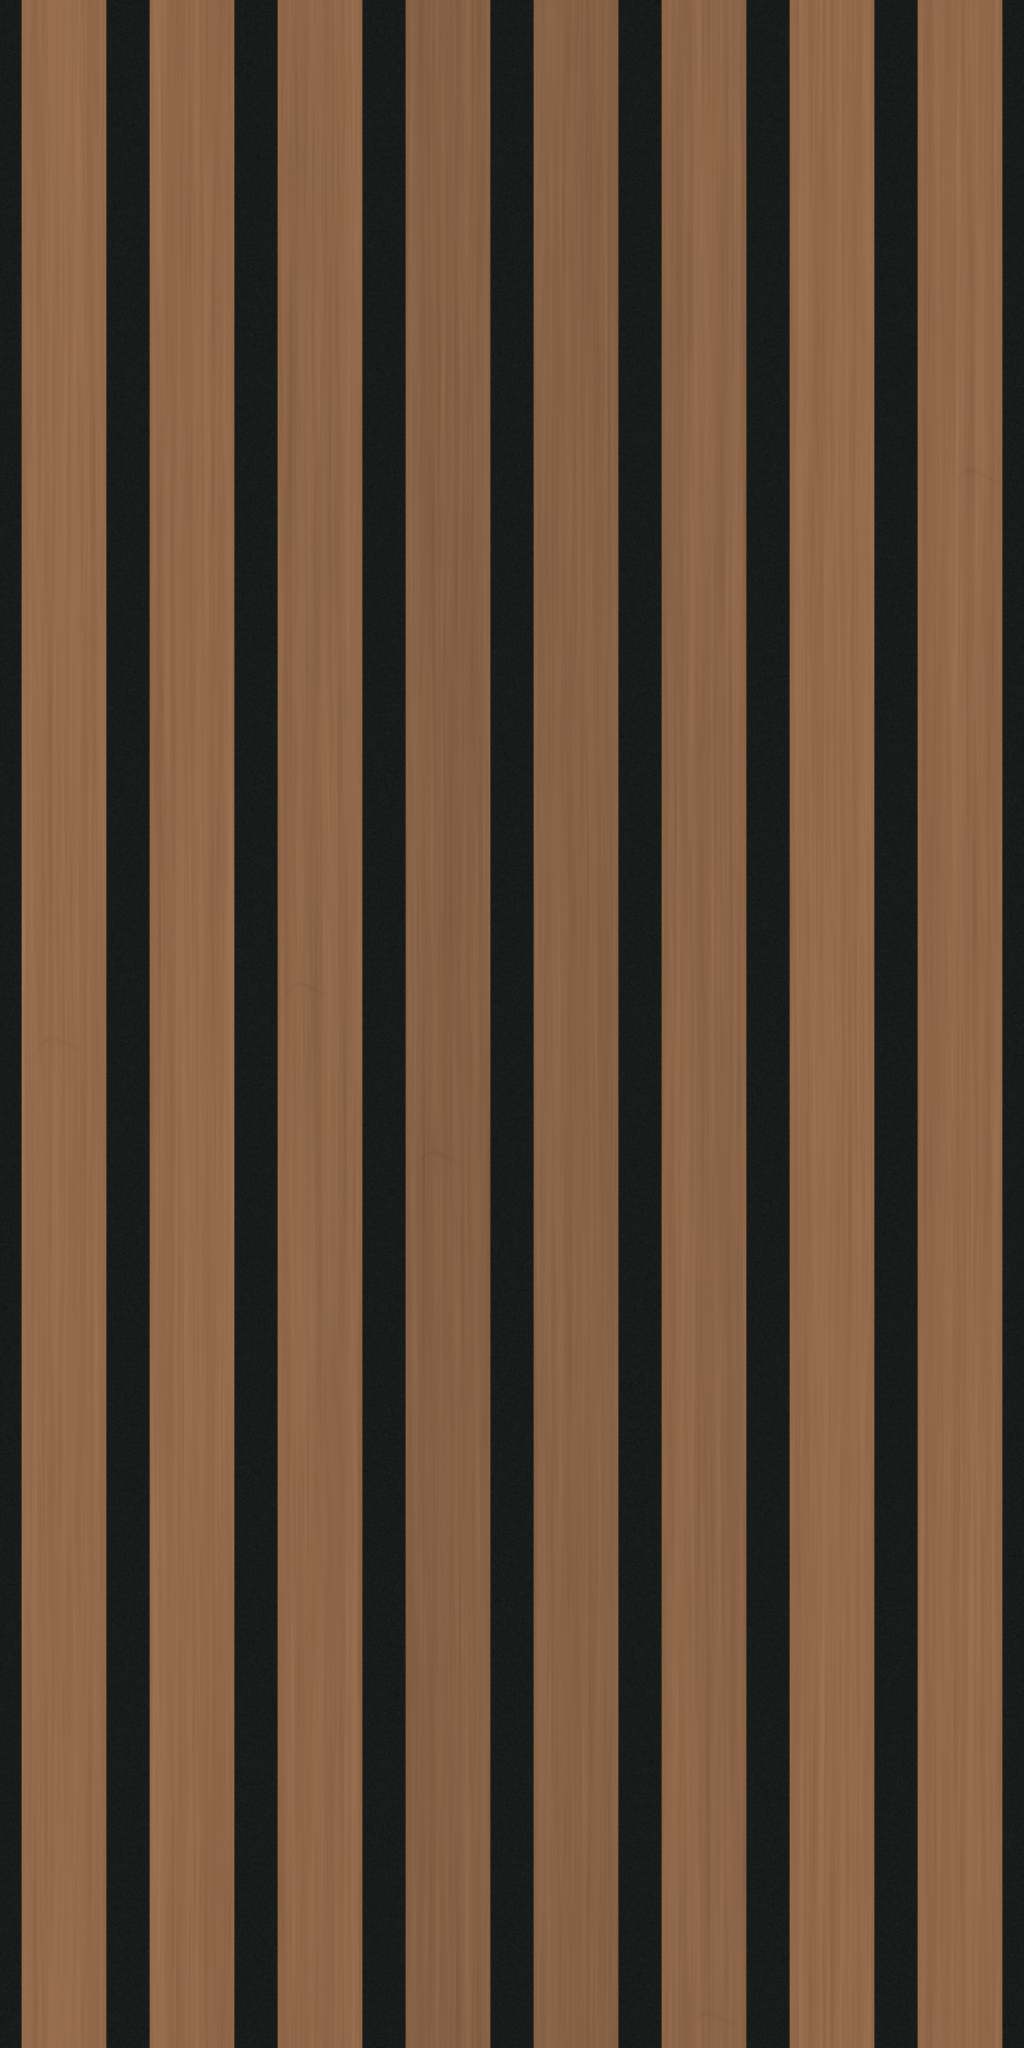

Write Python code to recreate this figure.
from pathlib import Path
import json
import numpy as np
from PIL import Image, ImageDraw
from scipy.ndimage import gaussian_filter, map_coordinates

ROOT = Path(__file__).resolve().parent
W, H = 1024, 2048
REPEAT_W, REPEAT_H = 12.08, 24.16
PITCH, FACE = 1.51, 1.00
rng = np.random.default_rng(84723)


def noise(sy, sx):
    a = gaussian_filter(rng.normal(size=(H, W)), (sy, sx), mode='wrap')
    return a / max(a.std(), 1e-8)


# Only face interiors supply color; the photographic gradients are not copied.
source = Image.open(ROOT / 'main.jpg').convert('RGB')
polygons = [
    [(350, 215), (900, 49), (955, 68), (405, 236)],
    [(455, 337), (1060, 153), (1110, 173), (505, 357)],
    [(600, 447), (1250, 249), (1295, 269), (645, 467)],
    [(730, 559), (1380, 361), (1425, 381), (775, 579)],
    [(875, 675), (1490, 487), (1530, 507), (915, 695)],
    [(1030, 792), (1500, 650), (1545, 670), (1075, 812)],
]
pixels = np.asarray(source)
samples = []
for polygon in polygons:
    mask = Image.new('L', source.size)
    ImageDraw.Draw(mask).polygon(polygon, fill=255)
    samples.append(np.median(pixels[np.asarray(mask) > 0], axis=0))
samples = np.array(samples)
base = np.median(samples, axis=0)
print('Sampled bamboo RGB:', base.round(1).tolist())

Y, X = np.mgrid[:H, :W]
xin = (X + .5) * REPEAT_W / W
phase = xin % PITCH
slat = np.floor(xin / PITCH).astype(int)
distance = FACE / 2 - np.abs(phase - PITCH / 2)
coverage = np.clip(distance / (REPEAT_W / W) + .5, 0, 1)

fine = noise(30, .48)
fibers = noise(115, 1.1)
bands = noise(260, 4)
broad = noise(170, 13)
warp = 1.4 * np.sin(2 * np.pi * Y / H) + .65 * np.sin(6 * np.pi * Y / H + 1.3)
fine = map_coordinates(fine, [Y, (X + warp) % W], order=1, mode='grid-wrap')
grain = 1.8 * fine + 2.2 * fibers + 1.9 * bands + .75 * broad

# Bamboo culm nodes are small, broken cross-fiber marks rather than hardwood knots.
for i in [0, 2, 3, 5, 7]:
    center_y = rng.uniform(0, H)
    cx = (i + .5) * W / 8 + rng.uniform(-16, 16)
    node_x = X - cx
    node_y = (Y - center_y + H / 2) % H - H / 2
    curve = node_y - 2.2 * np.sin(node_x * .16) - .025 * node_x**2
    envelope = np.exp(-(node_x / 23)**4)
    grain -= 5.5 * np.exp(-(curve / 2.1)**2) * envelope
    grain -= 2.0 * np.exp(-(node_y / 29)**2) * envelope * np.maximum(0, fibers)

tone = np.clip((samples.mean(axis=1) / base.mean() - 1), -.04, .04)
tone = np.resize(tone[rng.permutation(len(tone))], 8)
tone += rng.uniform(-.009, .009, 8)
wood = base[None, None, :] * (1 + tone[slat, None])
wood = wood + grain[..., None] * np.array([1.0, .83, .65])
wood += noise(.5, .5)[..., None] * .48
felt_noise = noise(.55, .55)
felt = np.array([25., 26., 26.])[None, None, :] + felt_noise[..., None] * 1.9
color = np.clip(wood * coverage[..., None] + felt * (1 - coverage[..., None]), 0, 255)

# The 13 mm step is square, with only a tiny eased edge to keep sampled normals stable.
ease = np.clip(distance / .018, 0, 1)
ease = ease * ease * (3 - 2 * ease)
height = .51 * ease + coverage * (fine * .00028 + fibers * .00020)
height += (1 - coverage) * felt_noise * .00022
sx = (np.roll(height, -1, axis=1) - np.roll(height, 1, axis=1)) / (2 * REPEAT_W / W)
sy = (np.roll(height, -1, axis=0) - np.roll(height, 1, axis=0)) / (2 * REPEAT_H / H)
normal = np.stack([-sx, sy, np.ones_like(sx)], axis=-1)
normal /= np.linalg.norm(normal, axis=-1, keepdims=True)
normal_rgb = np.rint((normal * .5 + .5) * 255).astype('uint8')
Image.fromarray(np.rint(color).astype('uint8')).save(ROOT / 'texture.png')
Image.fromarray(normal_rgb).save(ROOT / 'normal.png')
metadata = {
    'repeatWidthIn': REPEAT_W,
    'repeatHeightIn': REPEAT_H,
    'depthIn': .87,
    'note': 'Manufacturer bamboo specifications override photo estimates: 8 solid 1.00 in slats with square profiles and 0.51 in gaps on a 1.51 in pitch, 0.51 in slat thickness over 0.35 in felt, and 0.87 in specified total depth; this eight-pitch tile is 12.08 in wide (the sheet separately rounds installed panel coverage to 12.09 in). Medium brown bamboo tones are sampled from main.jpg with procedural wrapping grain, recycled black felt, and a matte non-gloss lacquer appearance.'
}
(ROOT / 'texture.json').write_text(json.dumps(metadata, indent=2) + '\n')

light = np.array([-.5, .65, .65])
light /= np.linalg.norm(light)
illumination = .30 + .70 * np.maximum(0, normal @ light)
linear = (color / 255) ** 2.2
shaded = np.clip((linear * illumination[..., None]) ** (1 / 2.2) * 255, 0, 255).astype('uint8')
preview = Image.new('RGB', (1536, 1536), '#eeeae4')
for offset, tile in [(0, Image.fromarray(np.rint(color).astype('uint8'))), (768, Image.fromarray(shaded))]:
    tile = tile.resize((256, 512), Image.Resampling.LANCZOS)
    for row in range(3):
        for col in range(3):
            preview.paste(tile, (offset + col * 256, row * 512))
preview.save(ROOT / 'preview.png')

assert W / H == REPEAT_W / REPEAT_H
assert np.isfinite(normal).all()
for name, a in [('color', color), ('normal', normal_rgb.astype(float))]:
    seam_y = np.abs(a[0] - a[-1]).mean()
    regular_y = np.abs(a[1:] - a[:-1]).mean()
    seam_x = np.abs(a[:, 0] - a[:, -1]).mean()
    print(f'{name}: vertical wrap delta {seam_y:.3f}, interior delta {regular_y:.3f}, horizontal wrap delta {seam_x:.3f}')
print('Wrote texture.png, normal.png, texture.json, preview.png at 1024 × 2048.')
